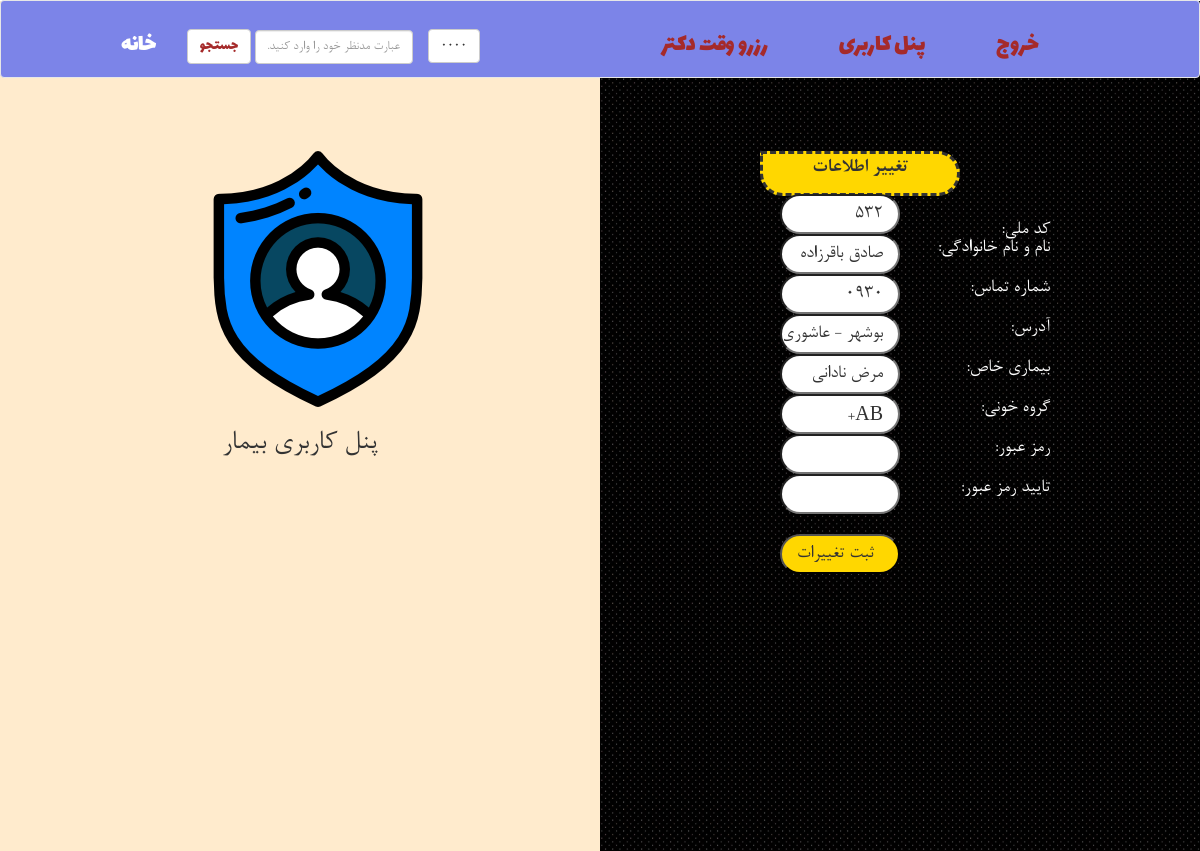
Screenshot of /patient_panel.php (signed in) with the database file from the repository.
### tables this page shows
CREATE TABLE `patients` (
  `id` int(11) NOT NULL AUTO_INCREMENT,
  `name` varchar(45) NOT NULL,
  `phone` varchar(45) NOT NULL,
  `address` varchar(45) NOT NULL,
  `disease` varchar(45) DEFAULT NULL,
  `blood_type` varchar(45) NOT NULL,
  `password` varchar(45) NOT NULL,
  `identity` varchar(45) NOT NULL,
  PRIMARY KEY (`id`),
  UNIQUE KEY `identity_UNIQUE` (`identity`),
  UNIQUE KEY `id_UNIQUE` (`id`)
);

### functions.php (called while the page is built, shortened)
<?php
require_once('config.php');
include_once("css_links.php");
function db_connect(){
    global $host,$db,$user,$pass;
    $link = new mysqli($host, $user, $pass,$db);
    $link->query("SET NAMES 'utf8'");
    $link->query("SET CHARACTER SET 'utf8'");
    $link->query("SET character_set_connection = 'utf8'");
    if ($link->connect_error) {
        die("Connection failed: " . $conn->connect_error);
    }
    else{
        return $link;
   }
}
function getPatient($identity){
    $conn = db_connect();
    $sql = "SELECT * FROM patients WHERE identity='$identity'";
    $result = $conn->query($sql);
    $out = mysqli_fetch_array($result);
    return $out;
}
?>

### patient_panel.php (the view, shortened to what this page needs)
<head>
    <?php
        include_once("functions.php");
        $identity = $_SESSION['identity'];
        $patient = getPatient($identity);
    ?>
    <link rel="stylesheet" href="assets/css/c_patient_panel.css">
</head>
<body style="direction: rtl; font-family: 'B Nazanin';">
    <div class="container" >
        <?php
            include_once("navbar.php");
        ?>
    </div>
    <div class="find_main">
        <div class="find_box">
            <div class="find_box_content">
                <div class="b_4">
                    <span>تغییر اطلاعات</span><br>
                </div>
                <div class="list_forms">
                            <form method="post">
                                <div class="b_1">
                                     <p>کد ملی:</p>
                                     <input class="b_2" type="text" id="inp_identity" name="inp_identity" value="<?php echo $patient['identity'] ?>" /><br>
                                </div>
                                <div class="b_1">
                                    <p>نام و نام خانوادگی:</p>
                                    <input class="b_2" type="text" id="inp_name" name="inp_name" value="<?php echo $patient['name'] ?>" /><br>
                                </div>
                                <div class="b_1">
                                    <p> شماره تماس:</p>
                                    <input class="b_2" type="text" id="inp_phone" name="inp_phone" value="<?php echo $patient['phone'] ?>" /><br>
                                </div>
                                <div class="b_1">
                                    <p> آدرس:</p>
                                    <input class="b_2" type="text" id="inp_address" name="inp_address" value="<?php echo $patient['address'] ?>" /><br>
                                </div>
                                <div class="b_1">
                                    <p> بیماری خاص:</p>
                                    <input class="b_2" type="text" id="inp_disease" name="inp_disease" value="<?php echo $patient['disease'] ?>" /><br>
                                </div>
                                <div class="b_1">
                                    <p> گروه خونی:</p>
                                    <input class="b_2" type="text" id="inp_blood" name="inp_blood" value="<?php echo $patient['blood_type'] ?>" /><br>
                                </div>
                                <div class="b_1">
                                    <p>رمز عبور:</p>
                                    <input class="b_2" type="password" id="inp_pass" name="inp_pass" /><br>
                                </div>
                                <div class="b_1">
                                    <p> تایید رمز عبور:</p>
                                    <input class="b_2" type="password" id="inp_pass_conf" name="inp_pass_conf" /><br>
                                </div>
                                <div class="submit">
                                    <input class="b_3" type="submit" value="ثبت تغییرات" name="submit" onclick="return submitForm();">
                                </div>
                            </form>
                </div>
            </div>
        </div>
        <div class="pic_find">
            <img src="assets/pics/patient_account.png">
            <h2>پنل کاربری بیمار</h2>
        </div>
            <?php
                $patReserves = getPatientAllReserves($patient['id']);
                if($patReserves === false || count($patReserves)==0) die;
            ?>

### assets/css/c_patient_panel.css (style rules this page uses)
.find_main { position: relative; width: 100%; }
.container { z-index: 9999; width: 100%; padding-left: 0; padding-right: 0; position: fixed; text-align: left; }
.find_box { background-image: url("../pics/background.jpg"); background-size: 100%; height: 850px; width: 50%; padding: 0px; margin-top: 0px; position: relative; float: right; margin-top: 0.5px; }
.find_box_content { background-size: 100%; width: 50%; padding: 0px; position: relative; float: right; margin-top: -50px; margin-right: 150px; }
.list_forms { background-size: 100%; width: 50%; padding: 0px; position: relative; float: right; }
.pic_find { background-color: blanchedalmond; height: 850px; width: 50%; margin-top: 0.5px; text-align: center; position: relative; float: left; }
.pic_find img { height:256px; width:256px; margin-top:150px; margin-left: 6%; }
.b_4 { text-align: center; height: 45px; width: 200px; border-style: dashed; border-top-right-radius: 50px; border-bottom-right-radius: 50px; border-bottom-left-radius: 50px; margin-top: 200px; margin-right: 30%; background-color: gold; margin-bottom: 20px; font-size: 20px; font-weight: bold; }
.b_4 span { float: none; padding-top: 5px; }
.b_3 { margin-top: 20px; padding-right: 15px; border-radius:20px; font-size: 20px; background-color: gold; float: right; margin-right: 150px; width: 80%; height: 40px; }
.b_2 { padding-right: 15px; border-radius:20px; font-size: 20px; float: right; margin-right: 150px; width: 80%; height: 40px; }
.b_1 p { font-size: 20px; color: white; text-align: center; display:inline-block; margin-bottom: -50px; }

### rows the page displays
patients: inp_identity "532", inp_name "صادق باقرزاده", inp_phone "0930", inp_address "بوشهر - عاشوری", inp_disease "مرض نادانی", inp_blood "AB+"
